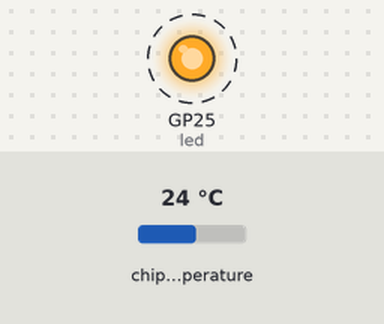
This program was run on a simulated Raspberry Pi Pico running MicroPython. Parts: output pins drawn as LEDs (lit = HIGH). Dashed ring = blinking. The inputs (shaded band) are chosen by the test bench; at power-on: chip temperature 24 °C. Nothing arrives over Bluetooth unless stated; what the program prints to the serial console is not drawn.

Above: at 0.5 s.
Timing chart, 0 to 4.6 s (numbered marks = the images above):
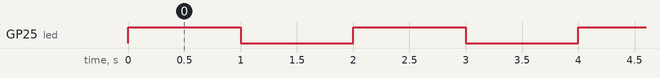

Measured:
- by itself, GP25 (led): alternates HIGH for 1.0 s and LOW for 1.0 s

The program:

main.py17.py
```python
import bluetooth
import random
import struct
import time
import machine
import ubinascii
from ble_advertising import advertising_payload
from micropython import const
from machine import Pin

_IRQ_CENTRAL_CONNECT = const(1)
_IRQ_CENTRAL_DISCONNECT = const(2)
_IRQ_GATTS_INDICATE_DONE = const(20)

_FLAG_READ = const(0x0002)
_FLAG_NOTIFY = const(0x0010)
_FLAG_INDICATE = const(0x0020)

# org.bluetooth.service.environmental_sensing
_ENV_SENSE_UUID = bluetooth.UUID(0x181A)
# org.bluetooth.characteristic.temperature
_TEMP_CHAR = (bluetooth.UUID(0x2A6E), _FLAG_READ | _FLAG_NOTIFY | _FLAG_INDICATE,)
_ENV_SENSE_SERVICE = (_ENV_SENSE_UUID,(_TEMP_CHAR,),)

# org.bluetooth.characteristic.gap.appearance.xml
_ADV_APPEARANCE_GENERIC_THERMOMETER = const(768)

class BLETemperature:
    def __init__(self, ble, name=""):
        self._sensor_temp = machine.ADC(4)
        self._ble = ble
        self._ble.active(True)
        self._ble.irq(self._irq)
        ((self._handle,),) = self._ble.gatts_register_services((_ENV_SENSE_SERVICE,))
        self._connections = set()
        if len(name) == 0:
            name = 'Pico %s' % ubinascii.hexlify(self._ble.config('mac')[1],':').decode().upper()
        print('Sensor name %s' % name)
        self._payload = advertising_payload(name=name, services=[_ENV_SENSE_UUID])
        self._advertise()

    def _irq(self, event, data):
        # Track connections so we can send notifications.
        if event == _IRQ_CENTRAL_CONNECT:
            conn_handle, _, _ = data
            self._connections.add(conn_handle)
        elif event == _IRQ_CENTRAL_DISCONNECT:
            conn_handle, _, _ = data
            self._connections.remove(conn_handle)
            # Start advertising again to allow a new connection.
            self._advertise()
        elif event == _IRQ_GATTS_INDICATE_DONE:
            conn_handle, value_handle, status = data

    def update_temperature(self, notify=False, indicate=False):
        # Write the local value, ready for a central to read.
        temp_deg_c = self._get_temp()
        print("write temp %.2f degc" % temp_deg_c);
        self._ble.gatts_write(self._handle, struct.pack("<h", int(temp_deg_c * 100)))
        if notify or indicate:
            for conn_handle in self._connections:
                if notify:
                    # Notify connected centrals.
                    self._ble.gatts_notify(conn_handle, self._handle)
                if indicate:
                    # Indicate connected centrals.
                    self._ble.gatts_indicate(conn_handle, self._handle)

    def _advertise(self, interval_us=500000):
        self._ble.gap_advertise(interval_us, adv_data=self._payload)

    def _get_temp(self):
        conversion_factor = 3.3 / (65535)
        reading = self._sensor_temp.read_u16() * conversion_factor
        return 27 - (reading - 0.706) / 0.001721

def demo():
    ble = bluetooth.BLE()
    temp = BLETemperature(ble)
    counter = 0
    led = Pin('LED', Pin.OUT)
    while True:
        if counter % 10 == 0:
            temp.update_temperature(notify=True, indicate=False)
        led.toggle()
        time.sleep_ms(1000)
        counter += 1
if __name__ == "__main__":
    demo()
```
